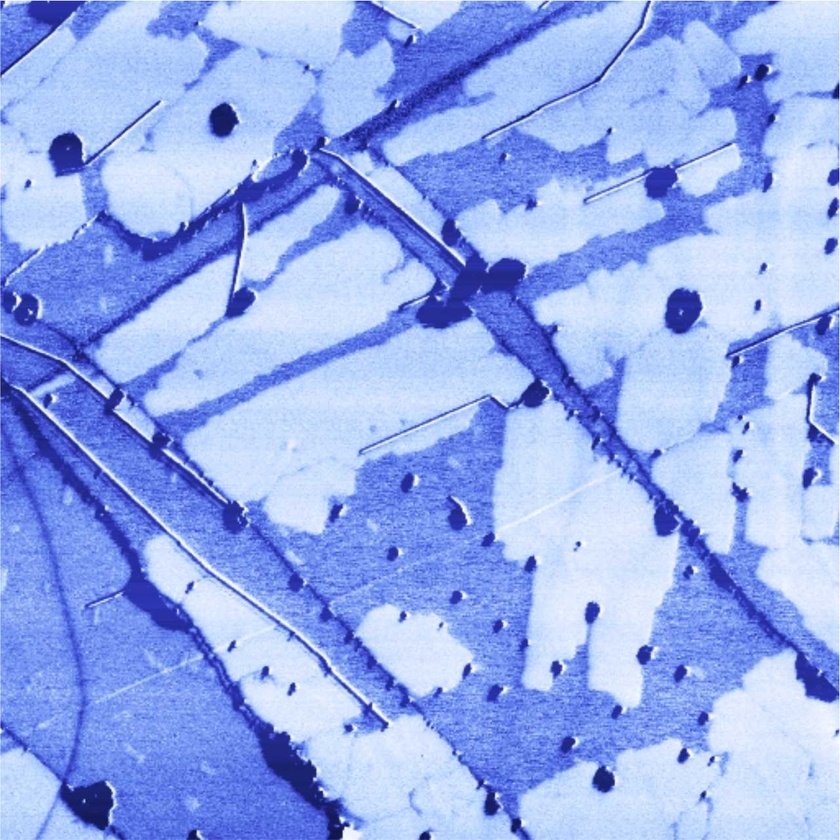
#> input picture 4d.jpg, 840 x 840 px, shrunk from 1281 x 1281 before the run
$ jupyter execute Untitled1.ipynb   (older library calls are emulated)
#> lines starting #> are read from the running program, lines starting #| are printed output that depends on the picture; long printed decimals are rounded
[cell 1]
import numpy as np
from PIL import Image
import matplotlib.pyplot as plt

# try sklearn, fallback to cv2.kmeans if sklearn not available
try:
    from sklearn.cluster import KMeans
    _HAVE_SKLEARN = True
except Exception:
    _HAVE_SKLEARN = False
    import cv2

def kmeans_binary_masks(img_input, k=3, show=True, random_state=42):
    """
    Perform KMeans (color) clustering on an RGB image and produce binary masks for each cluster.

    Parameters
    ----------
    img_input : str or numpy.ndarray
        Path to an image file (e.g. "Image1.jpg") or an HxWx3 uint8 RGB numpy array.
    k : int
        Number of clusters (default 3).
    show : bool
        If True, display original image and binary masks with matplotlib.
    random_state : int
        Random state for reproducibility (when using sklearn).

    Returns
    -------
    results : dict
        {
            'image': original_image (H,W,3 uint8),
            'labels': labels_img (H,W int, values in 0..k-1),
            'masks': masks (k, H, W) uint8 with values {0,1},
            'centers': centers (k,3) uint8 - cluster center colors
        }
    """
#> called with img_input = '4d.jpg', k = 3, show = True, random_state = 42
    # load image
    if isinstance(img_input, str):
        img = Image.open(img_input).convert("RGB")
#> img is the input picture: PIL image 840x840 RGB; mean R, G, B 148.5, 171.4, 237
        img_np = np.array(img)
    elif isinstance(img_input, np.ndarray):
        img_np = img_input.copy()
        if img_np.dtype != np.uint8:
            img_np = (np.clip(img_np, 0, 1) * 255).astype(np.uint8) if img_np.max() <= 1.1 else img_np.astype(np.uint8)
        if img_np.ndim != 3 or img_np.shape[2] != 3:
            raise ValueError("If passing a numpy array, it must be HxWx3 (RGB).")
    else:
        raise TypeError("img_input must be a file path or an HxWx3 numpy array.")

    h, w, _ = img_np.shape
    pixels = img_np.reshape(-1, 3).astype(np.float64)

    # run k-means
    if _HAVE_SKLEARN:
        kmeans = KMeans(n_clusters=k, random_state=random_state, n_init=10)
        labels_flat = kmeans.fit_predict(pixels)
        centers = kmeans.cluster_centers_.round().astype(np.uint8)
    else:
        Z = pixels.astype(np.float32)
        criteria = (cv2.TERM_CRITERIA_EPS + cv2.TERM_CRITERIA_MAX_ITER, 100, 0.2)
        attempts = 10
        _, labels_flat, centers = cv2.kmeans(Z, k, None, criteria, attempts, cv2.KMEANS_RANDOM_CENTERS)
        labels_flat = labels_flat.flatten().astype(int)
        centers = centers.astype(np.uint8)

    labels_img = labels_flat.reshape(h, w)

    # create binary masks (0/1 uint8)
    masks = np.stack([(labels_img == i).astype(np.uint8) for i in range(k)], axis=0)  # (k, h, w)

    # show with matplotlib
    if show:
        import math
        total = 1 + k
        cols = min(4, total)
        rows = math.ceil(total / cols)
        fig = plt.figure(figsize=(4 * cols, 4 * rows))
        ax = fig.add_subplot(rows, cols, 1)
        ax.imshow(img_np)
        ax.set_title("Original")
        ax.axis("off")

        for i in range(k):
            ax = fig.add_subplot(rows, cols, 2 + i)
            # show mask as black/white by mapping 0->0 and 1->255 in RGB to avoid colormap
            mask_rgb = np.stack([masks[i] * 255]*3, axis=2).astype(np.uint8)
            ax.imshow(mask_rgb)
            ax.set_title(f"Mask cluster {i} (1=fg,0=bg)")
            ax.axis("off")

        plt.tight_layout()
        plt.show()

    return {
        'image': img_np,
        'labels': labels_img,
        'masks': masks,
        'centers': centers
    }

[cell 2]
# if your image is "Image1.jpg" in the same folder:
res = kmeans_binary_masks("4d.jpg", k=3, show=True)
#> res = 4 items

# examine returned masks:
masks = res['masks']        # shape (3, H, W), values {0,1}
labels = res['labels']      # shape (H, W), cluster indices 0..2
centers = res['centers']    # (3,3) uint8 RGB cluster centers
#> centers = [[194, 216, 252], [110, 138, 235], [51, 65, 174]]

# to display mask 0 in-place:
import matplotlib.pyplot as plt
plt.imshow(np.stack([masks[0]*255]*3, axis=2).astype('uint8'))
plt.axis('off')
plt.show()

[cell 3]
import os
import io
import numpy as np
from PIL import Image, ImageDraw, ImageFont
import matplotlib.pyplot as plt

# Try sklearn; fallback to cv2.kmeans
try:
    from sklearn.cluster import KMeans
    _HAVE_SKLEARN = True
except Exception:
    _HAVE_SKLEARN = False
    import cv2
    _HAVE_SKLEARN = False

# Helper to fetch Roboto if not present
def _ensure_roboto(dest_path="Roboto-Regular.ttf"):
    """
    Ensure Roboto-Regular.ttf exists at dest_path. If not, attempt to download
    from the Google Fonts GitHub repository. Returns the path to the TTF file.
    If download fails, returns None.
    """
    if os.path.exists(dest_path):
        return dest_path
    try:
        import urllib.request
        url = "https://github.com/google/fonts/raw/main/apache/roboto/Roboto-Regular.ttf"
        print(f"Downloading Roboto font from {url} ...")
        urllib.request.urlretrieve(url, dest_path)
        print("Downloaded Roboto to", dest_path)
        return dest_path
    except Exception as e:
        print("Could not download Roboto font automatically:", str(e))
        return None

def kmeans_area_percentages_with_annotation(img_input, k=3, show=True, font_path=None, font_size_ratio=0.035, random_state=42):
    """
    Compute area percentages for k color clusters (k must be 2 or 3), annotate image with Roboto font.

    Parameters
    ----------
    img_input : str or numpy.ndarray
        Path to an image file (e.g. "Image1.jpg") or an HxWx3 uint8 RGB numpy array.
    k : int
        Number of clusters to compute. Should be 2 or 3 per your request.
    show : bool
        If True, display the annotated image using matplotlib.
    font_path : str or None
        Optional path to a .ttf Roboto font. If None the function will try to download Roboto-Regular.ttf
        into the current working directory. If font cannot be loaded, uses default PIL font.
    font_size_ratio : float
        Font size relative to image height (approx). Smaller values for large images.
    random_state : int
        Random seed for KMeans (when using sklearn).

    Returns
    -------
    result : dict
        {
          'percentages': list of floats (percentage for each cluster, length k),
          'labels': HxW int array of cluster indices,
          'masks': (k, H, W) uint8 arrays with values {0,1},
          'annotated_image': PIL.Image annotated copy (RGB),
          'centers': (k,3) uint8 cluster center colors
        }
    """
#> called with img_input = 'Image1GT.png', k = 3, show = True, font_size_ratio = 0.035, random_state = 42
    if k not in (2, 3):
        raise ValueError("k must be 2 or 3 as requested.")

    # load image
    if isinstance(img_input, str):
        if not os.path.exists(img_input):
            raise FileNotFoundError(f"Input image not found: {img_input}")
        img = Image.open(img_input).convert("RGB")
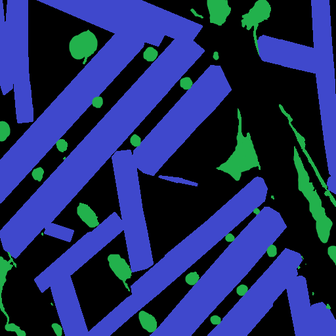
#> input picture Image1GT.png, 336 x 336 px, shrunk from 512 x 512 before the run
#> img: PIL image 336x336 RGB
        img_np = np.array(img)
    elif isinstance(img_input, np.ndarray):
        img_np = img_input.copy()
        if img_np.dtype != np.uint8:
            img_np = (np.clip(img_np, 0, 1) * 255).astype(np.uint8) if img_np.max() <= 1.1 else img_np.astype(np.uint8)
        if img_np.ndim != 3 or img_np.shape[2] != 3:
            raise ValueError("If passing a numpy array, it must be HxWx3 (RGB).")
        img = Image.fromarray(img_np)
    else:
        raise TypeError("img_input must be a file path or an HxWx3 numpy array.")

    h, w, _ = img_np.shape
    pixels = img_np.reshape(-1, 3).astype(np.float64)

    # run KMeans on pixel colors
    if _HAVE_SKLEARN:
        kmeans = KMeans(n_clusters=k, random_state=random_state, n_init=10)
        labels_flat = kmeans.fit_predict(pixels)
        centers = kmeans.cluster_centers_.round().astype(np.uint8)
#> centers = [[1, 2, 2], [63, 72, 203], [33, 171, 74]]
    else:
        # cv2.kmeans fallback
        import cv2
        Z = pixels.astype(np.float32)
        criteria = (cv2.TERM_CRITERIA_EPS + cv2.TERM_CRITERIA_MAX_ITER, 100, 0.2)
        attempts = 10
        _, labels_flat, centers = cv2.kmeans(Z, k, None, criteria, attempts, cv2.KMEANS_RANDOM_CENTERS)
        labels_flat = labels_flat.flatten().astype(int)
        centers = centers.astype(np.uint8)

    labels = labels_flat.reshape(h, w)
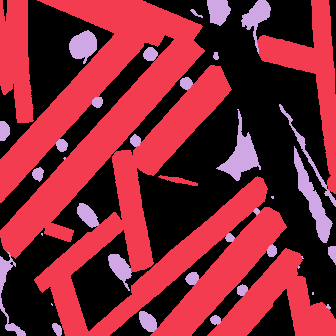
#> labels: shape (336, 336) int32; 3 distinct labels, from 0 to 2; one colour per label, 0 black

    # compute masks and percentages
    masks = np.stack([(labels == i).astype(np.uint8) for i in range(k)], axis=0)
    total_pixels = h * w
    percentages = [float(masks[i].sum()) / total_pixels * 100.0 for i in range(k)]
#> percentages = [47.55, 45.77, 6.68]

    # prepare annotation text lines
    lines = []
    for i, pct in enumerate(percentages):
        # round to 2 decimals, show cluster index and percentage
        lines.append(f"Cluster {i}: {pct:.2f}%")
#> this loop made 3 passes
#> pct on passes 1 to 3: 47.55, 45.77, 6.68
#> after the loop, lines = ['Cluster 0: 47.55%', 'Cluster 1: 45.77%', 'Cluster 2: 6.68%']

    # Load Roboto font (try provided path, else try to download)
    font = None
    if font_path:
        try:
            font = ImageFont.truetype(font_path, max(12, int(h * font_size_ratio)))
        except Exception as e:
            print("Could not load provided font_path:", e)
            font = None

    if font is None:
        # try common local filenames
        possible = ["Roboto-Regular.ttf", os.path.expanduser("~/Roboto-Regular.ttf")]
        found = None
        for p in possible:
            if p and os.path.exists(p):
                found = p
                break
        if found is None:
            # attempt automatic download
            found = _ensure_roboto("Roboto-Regular.ttf")
        if found:
            try:
                font = ImageFont.truetype(found, max(12, int(h * font_size_ratio)))
            except Exception as e:
                print("Failed to load downloaded/system Roboto font:", e)
                font = None

    if font is None:
        # fallback to default PIL font
        font = ImageFont.load_default()
        print("Using default font (Roboto unavailable).")

    # annotate a copy of original image
    annotated = img.copy()
    draw = ImageDraw.Draw(annotated)

    # Draw a semi-opaque rectangle as a background for readability
    # compute rectangle size depending on text lines
    padding = int(max(8, h * 0.01))
    line_heights = [draw.textsize(line, font=font)[1] for line in lines]
#> line_heights = [12, 12, 12]
    text_height = sum(line_heights) + padding * (len(lines)+1)
#> text_height = 68
    text_width = max(draw.textsize(line, font=font)[0] for line in lines) + padding*2
#> text_width = 124

    # place rectangle in top-left corner with margin
    margin = int(max(6, h * 0.02))
    rect_x0, rect_y0 = margin, margin
    rect_x1, rect_y1 = rect_x0 + text_width, rect_y0 + text_height
#> rect_x1 = 130; rect_y1 = 74

    # semi-transparent black rectangle (PIL doesn't support alpha on RGB image directly: use overlay)
    overlay = Image.new("RGBA", annotated.size, (255,255,255,0))
    ov_draw = ImageDraw.Draw(overlay)
    ov_draw.rectangle([rect_x0, rect_y0, rect_x1, rect_y1], fill=(0,0,0,150))  # semi-transparent black
    annotated = Image.alpha_composite(annotated.convert("RGBA"), overlay).convert("RGB")
    draw = ImageDraw.Draw(annotated)

    # write lines in white with small left margin
    y = rect_y0 + padding
    for line in lines:
        draw.text((rect_x0 + padding, y), line, font=font, fill=(255,255,255))
        y += draw.textsize(line, font=font)[1] + int(padding/2)
#> this loop made 3 passes
#> (line, y) on passes 1 to 3: ('Cluster 0: 47.55%', 30), ('Cluster 1: 45.77%', 46), ('Cluster 2: 6.68%', 62)
#> after the loop, y = 62

    # also optionally draw small colored swatches for each cluster next to text
    swatch_size = int(max(12, h * 0.02))
    # redraw overlay to place swatches (we have annotated; use draw)
    y = rect_y0 + padding
    for i in range(k):
        sw_x0 = rect_x0 + 2
        sw_y0 = y
        sw_x1 = sw_x0 + swatch_size
        sw_y1 = sw_y0 + swatch_size
        draw.rectangle([sw_x0, sw_y0, sw_x1, sw_y1], fill=tuple(int(c) for c in centers[i].tolist()))
        # move y by approx line height
        y += draw.textsize(lines[i], font=font)[1] + int(padding/2)
#> this loop made 3 passes
#> (sw_y0, sw_y1, y) on passes 2 to 3: (30, 42, 46), (46, 58, 62)
#> after the loop, y = 62

    # display annotated image and optionally masks
    if show:
        import math
        total = 1 + k
        cols = min(4, total)
        rows = math.ceil(total / cols)
        fig = plt.figure(figsize=(4 * cols, 4 * rows))
        ax = fig.add_subplot(rows, cols, 1)
        ax.imshow(np.asarray(annotated))
        ax.set_title("Annotated image (percentages)")
        ax.axis("off")

        for i in range(k):
            ax = fig.add_subplot(rows, cols, 2 + i)
            mask_rgb = np.stack([masks[i] * 255]*3, axis=2).astype(np.uint8)
            ax.imshow(mask_rgb)
            ax.set_title(f"Cluster {i} mask\n{percentages[i]:.2f}%")
            ax.axis("off")
        plt.tight_layout()
        plt.show()

    result = {
        "percentages": percentages,
        "labels": labels,
        "masks": masks,
        "annotated_image": annotated,
        "centers": centers
    }
    return result

# Example usage (uncomment in Jupyter):
# res = kmeans_area_percentages_with_annotation("Image1.jpg", k=3, show=True)
# print("Percentages:", res['percentages'])

[cell 4]
res = kmeans_area_percentages_with_annotation("Image1GT.png", k=3, show=True)
#> res = 5 items
print("Percentages:", res['percentages'])
#| Percentages: [47.551, 45.774, 6.675]

[cell 5]
import numpy as np
import matplotlib.pyplot as plt
from PIL import Image
from sklearn.cluster import KMeans

def intensity_area_percentage(image_path, k=3, show=True):
    """
    Calculates area percentage of regions based on 2 or 3 intensity clusters.

    Parameters:
    -----------
    image_path : str
        Path to input image (any color image or grayscale).
    k : int
        Number of clusters (2 or 3).
    show : bool
        If True, display clustered image with percentages overlayed.

    Returns:
    --------
    percentages : list
        Area percentages of each intensity cluster.
    """
#> called with image_path = '4dGT.png', k = 3, show = True

    # load image and convert to grayscale
    img = Image.open(image_path).convert('L')  # grayscale
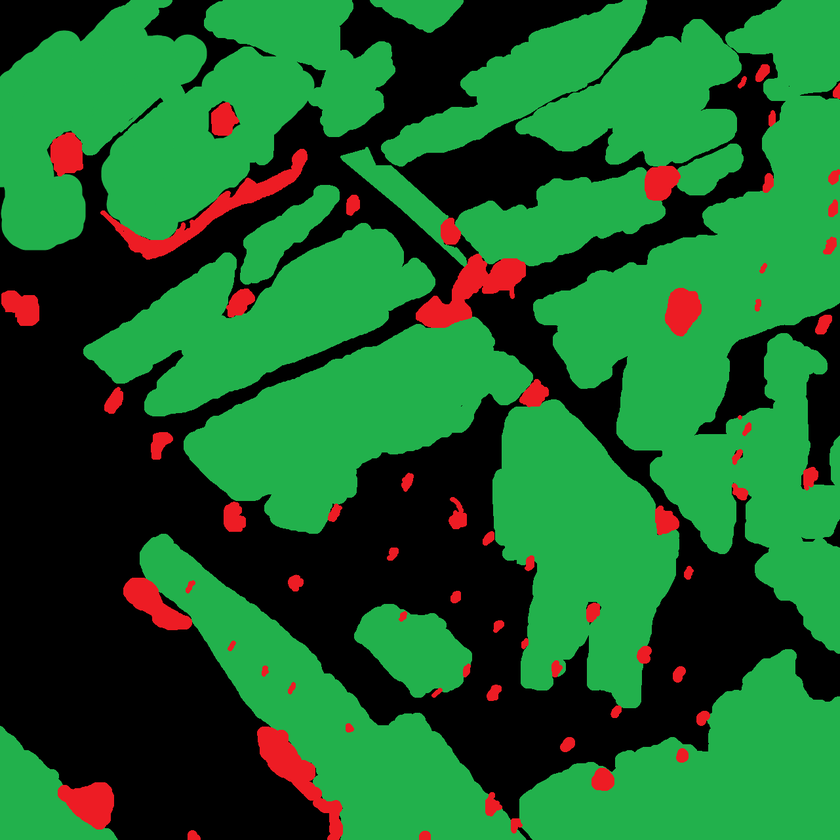
#> input picture 4dGT.png, 840 x 840 px, shrunk from 1281 x 1281 before the run
#> img: PIL image 840x840 L
    img_np = np.array(img)
    h, w = img_np.shape

    # reshape for KMeans
    pixels = img_np.reshape(-1, 1).astype(np.float64)

    # run KMeans on intensity values
    kmeans = KMeans(n_clusters=k, random_state=42, n_init=10)
    labels = kmeans.fit_predict(pixels)
    labels_img = labels.reshape(h, w)

    # compute area percentages
    total_pixels = h * w
    percentages = [(labels == i).sum() / total_pixels * 100 for i in range(k)]
#> percentages = [41.41, 53.81, 4.79]

    # print results
    print("Intensity Cluster Area Percentages:")
    for i, pct in enumerate(percentages):
        print(f"Cluster {i}: {pct:.2f}%")
#> this loop made 3 passes
#> pct on passes 1 to 3: 41.41, 53.81, 4.79
#> (printed output is left out)

    if show:
        # create a color visualization of clusters
        cluster_colors = np.linspace(0, 255, k).astype(np.uint8)
#> cluster_colors = [0, 127, 255]
        clustered_img = np.zeros_like(img_np)
        for i in range(k):
            clustered_img[labels_img == i] = cluster_colors[i]

        plt.figure(figsize=(6, 5))
        plt.imshow(clustered_img, cmap='gray')
        plt.axis('off')
        plt.title("Clustered Image (by intensity)")

        # show percentages on the image
        text_y = 20
        for i, pct in enumerate(percentages):
            plt.text(10, text_y, f"Cluster {i}: {pct:.2f}%", color='red', fontsize=6, weight='bold')
            text_y += 20
#> this loop made 3 passes
#> (pct, text_y) on passes 1 to 3: (41.41, 40), (53.81, 60), (4.79, 80)
#> after the loop, text_y = 80

        plt.show()

    return percentages

[cell 6]
intensity_area_percentage("4dGT.png")

[cell 7]
intensity_area_percentage("pf.png")
#> call 2 of intensity_area_percentage, with image_path = 'pf.png', k = 3, show = True
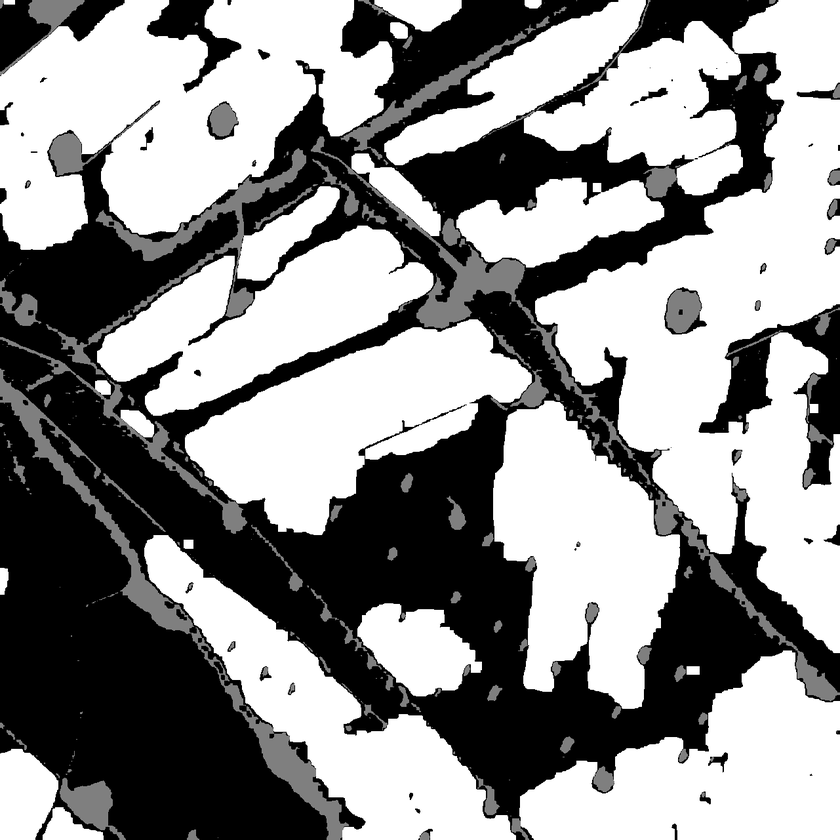
#> input picture pf.png, 840 x 840 px, shrunk from 1281 x 1281 before the run
#> in intensity_area_percentage, img is the input picture: PIL image 840x840 L; min 0, max 255, mean 143.7
#> in intensity_area_percentage (call 2), `labels_img = labels.reshape(h, w)`:
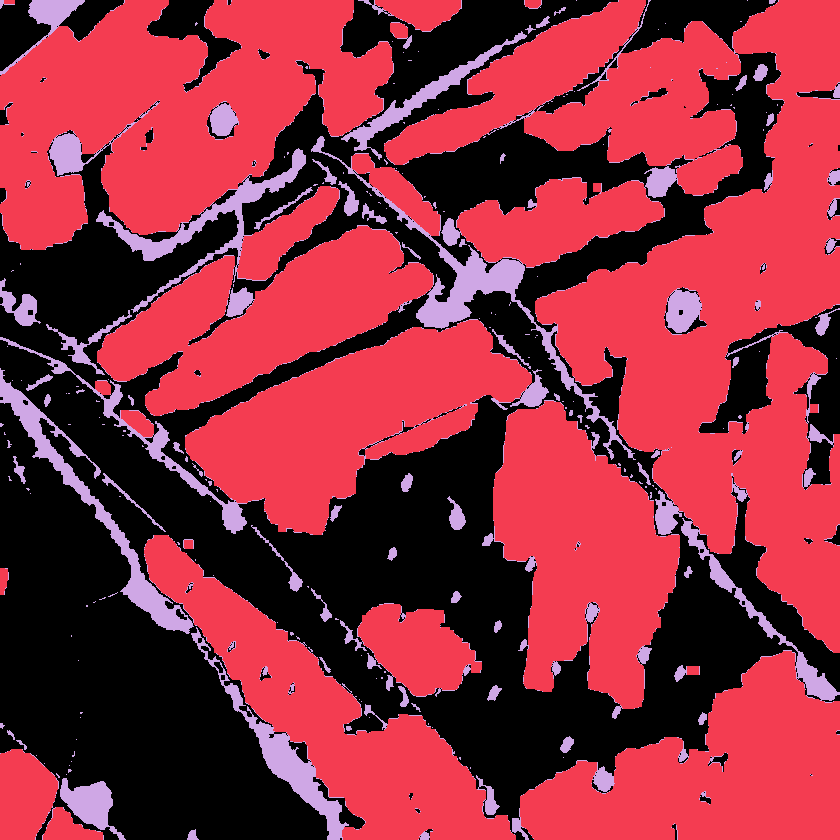
#> labels_img: shape (840, 840) int32; 3 distinct labels, from 0 to 2; one colour per label, 0 black
#> in intensity_area_percentage (call 2), `percentages = [(labels == i).sum() / total_pixels * 100 for i in range..`: percentages = [39.85, 52.5, 7.66]
#> the loop in intensity_area_percentage (call 2), `for i, pct in enumerate(percentages):` made 3 passes
#> pct on passes 1 to 3: 39.85, 52.5, 7.66
#> (printed output is left out)
#> after the loop in intensity_area_percentage (call 2), `for i in range(k):`:
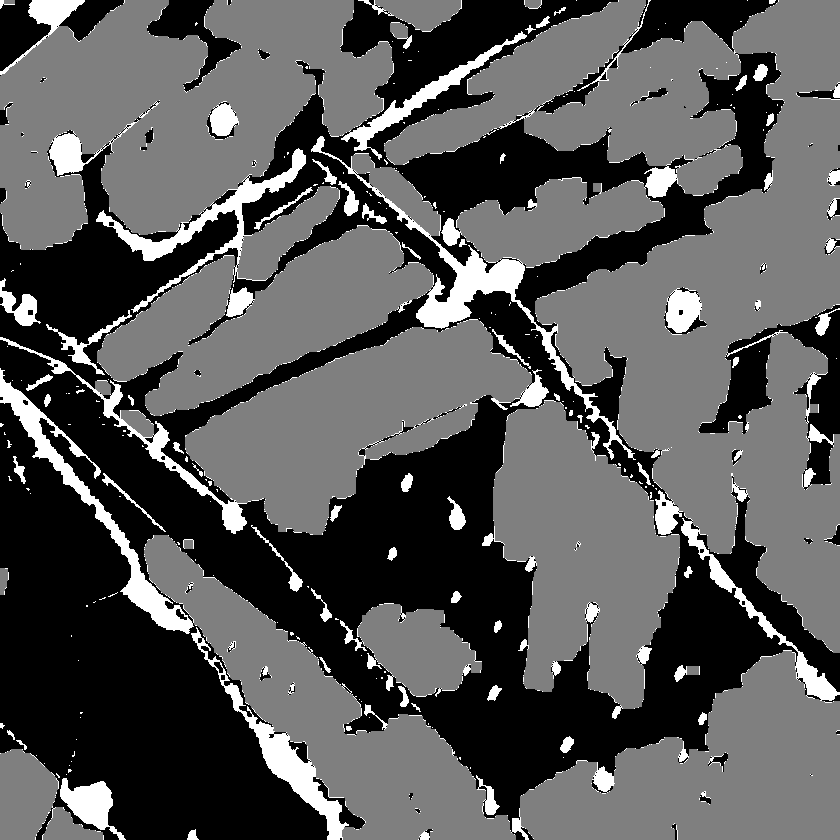
#> clustered_img: shape (840, 840); min 0, max 255, mean 86.2
#> the loop in intensity_area_percentage (call 2), `for i, pct in enumerate(percentages):` made 3 passes
#> (pct, text_y) on passes 1 to 3: (39.85, 40), (52.5, 60), (7.66, 80)
#> after the loop in intensity_area_percentage (call 2), `for i, pct in enumerate(percentages):`: text_y = 80
